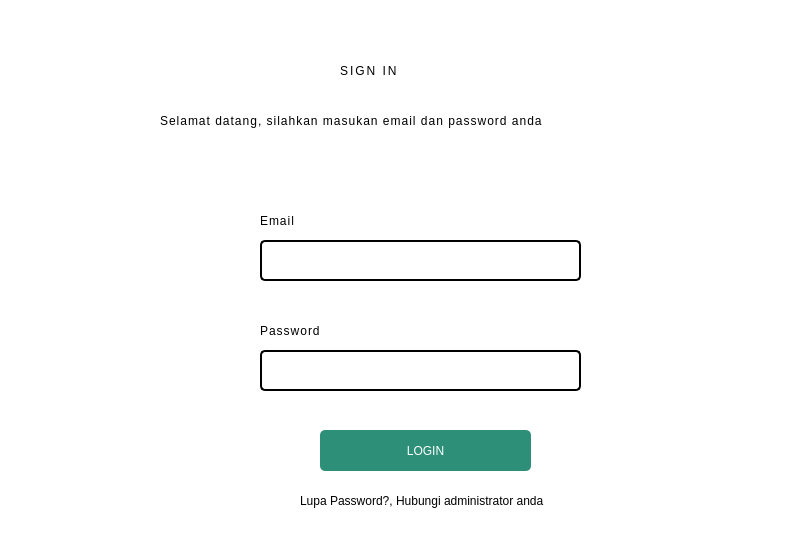
<?xml version="1.0" encoding="UTF-8"?>
<ui version="4.0">
 <class>Dialog</class>
 <widget class="QDialog" name="Dialog">
  <property name="geometry">
   <rect>
    <x>0</x>
    <y>0</y>
    <width>800</width>
    <height>550</height>
   </rect>
  </property>
  <property name="windowTitle">
   <string>Dialog</string>
  </property>
  <widget class="QWidget" name="widget" native="true">
   <property name="geometry">
    <rect>
     <x>-10</x>
     <y>0</y>
     <width>811</width>
     <height>550</height>
    </rect>
   </property>
   <property name="styleSheet">
    <string notr="true">background-color:white;
</string>
   </property>
   <widget class="QLabel" name="lTitle">
    <property name="geometry">
     <rect>
      <x>350</x>
      <y>50</y>
      <width>121</width>
      <height>41</height>
     </rect>
    </property>
    <property name="styleSheet">
     <string notr="true">
font: 57 22pt &quot;Noto Looped Lao Medium&quot;;
letter-spacing:2px;</string>
    </property>
    <property name="text">
     <string>SIGN IN</string>
    </property>
   </widget>
   <widget class="QLabel" name="lSubTitle">
    <property name="geometry">
     <rect>
      <x>170</x>
      <y>100</y>
      <width>521</width>
      <height>41</height>
     </rect>
    </property>
    <property name="styleSheet">
     <string notr="true">
font: 57 12pt &quot;Noto Looped Lao &quot;;
letter-spacing:1px;</string>
    </property>
    <property name="text">
     <string>Selamat datang, silahkan masukan email dan password anda</string>
    </property>
   </widget>
   <widget class="QLabel" name="label">
    <property name="geometry">
     <rect>
      <x>270</x>
      <y>210</y>
      <width>91</width>
      <height>21</height>
     </rect>
    </property>
    <property name="styleSheet">
     <string notr="true">font: 25 12pt &quot;Noto Looped Lao Light&quot;;
letter-spacing:1px</string>
    </property>
    <property name="text">
     <string>Email</string>
    </property>
   </widget>
   <widget class="QLabel" name="label_2">
    <property name="geometry">
     <rect>
      <x>270</x>
      <y>320</y>
      <width>91</width>
      <height>21</height>
     </rect>
    </property>
    <property name="styleSheet">
     <string notr="true">font: 25 12pt &quot;Noto Looped Lao Light&quot;;
letter-spacing:1px;</string>
    </property>
    <property name="text">
     <string>Password</string>
    </property>
   </widget>
   <widget class="QLineEdit" name="leEmail">
    <property name="geometry">
     <rect>
      <x>270</x>
      <y>240</y>
      <width>321</width>
      <height>41</height>
     </rect>
    </property>
    <property name="styleSheet">
     <string notr="true">border :2px solid black;
border-radius:5px;</string>
    </property>
   </widget>
   <widget class="QLineEdit" name="lePassword">
    <property name="geometry">
     <rect>
      <x>270</x>
      <y>350</y>
      <width>321</width>
      <height>41</height>
     </rect>
    </property>
    <property name="styleSheet">
     <string notr="true">border :2px solid black;
border-radius:5px;</string>
    </property>
   </widget>
   <widget class="QPushButton" name="btnLogin">
    <property name="geometry">
     <rect>
      <x>330</x>
      <y>430</y>
      <width>211</width>
      <height>41</height>
     </rect>
    </property>
    <property name="styleSheet">
     <string notr="true">border:none;
background-color:#2D8F77;
color:white;
border-radius :5px;</string>
    </property>
    <property name="text">
     <string>LOGIN</string>
    </property>
   </widget>
   <widget class="QLabel" name="lSubTitle_2">
    <property name="geometry">
     <rect>
      <x>310</x>
      <y>480</y>
      <width>521</width>
      <height>41</height>
     </rect>
    </property>
    <property name="styleSheet">
     <string notr="true">
font: 57 10pt &quot;Noto Looped Lao Light &quot;;
</string>
    </property>
    <property name="text">
     <string>Lupa Password?, Hubungi administrator anda</string>
    </property>
   </widget>
  </widget>
 </widget>
 <resources/>
 <connections/>
</ui>
